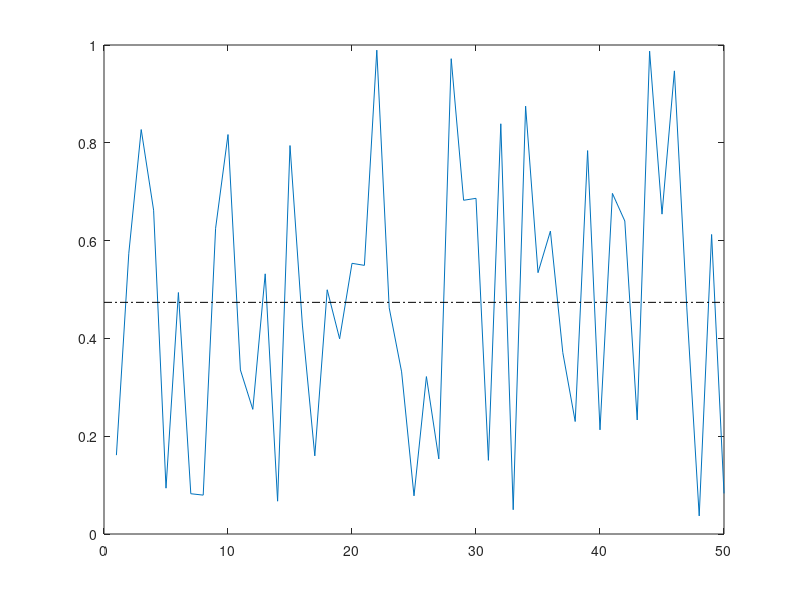

The MATLAB script that drew this image: (Note: this script raises an error after producing the figure.)
function annotation_property_line
dat = rand(50,1);
hLine = plot(dat);
plotMean % Nested function draws a line at mean value
set(get(get(hLine,'Annotation'),'LegendInformation'),...
    'IconDisplayStyle','off'); % Exclude line from legend
legend('mean')
    function plotMean
    xlimits = get(gca,'XLim');
    meanValue = mean(dat);
    meanLine = line([xlimits(1) xlimits(2)],...
		 [meanValue meanValue],'Color','k','LineStyle','-.');
    end
end